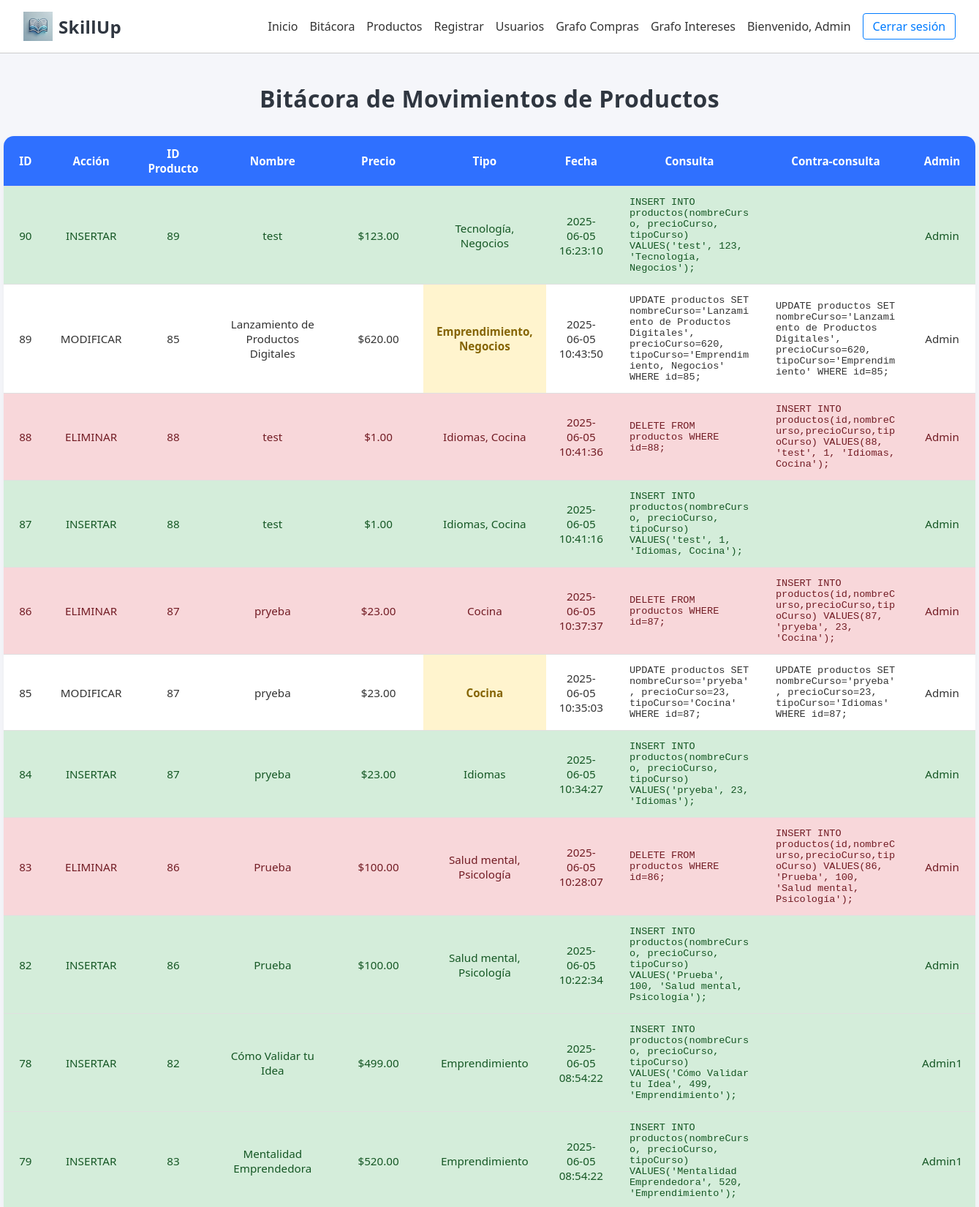
The page /ProductoManager/Admin/bitacora.php (signed in, upper part) on the database its author committed.
### tables this page shows
CREATE TABLE `bitacora_productos` (
  `id` int(11) NOT NULL AUTO_INCREMENT,
  `accion` varchar(20) DEFAULT NULL,
  `id_producto` int(11) DEFAULT NULL,
  `nombre` text DEFAULT NULL,
  `precio` decimal(10,2) DEFAULT NULL,
  `tipo` text DEFAULT NULL,
  `fecha` timestamp NULL DEFAULT current_timestamp(),
  `admin_id` int(11) NOT NULL,
  `nombre_antes` text DEFAULT NULL,
  `nombre_despues` text DEFAULT NULL,
  `precio_antes` decimal(10,2) DEFAULT NULL,
  `precio_despues` decimal(10,2) DEFAULT NULL,
  `tipo_antes` text DEFAULT NULL,
  `tipo_despues` text DEFAULT NULL,
  `consulta` text DEFAULT NULL,
  `contra_consulta` text DEFAULT NULL,
  PRIMARY KEY (`id`)
);

CREATE TABLE `usuarios` (
  `id` int(11) NOT NULL AUTO_INCREMENT,
  `correo` varchar(100) NOT NULL,
  `nombre` varchar(50) NOT NULL,
  `password` varchar(50) NOT NULL,
  `rol` enum('cliente','admin') NOT NULL DEFAULT 'cliente',
  `intereses` text DEFAULT NULL,
  PRIMARY KEY (`id`)
);

### ProductoManager/Admin/bitacora.php (the view, shortened to what this page needs)
<?php
include __DIR__.'/conexion.php';
$sql = "
SELECT
    b.*,
    u.nombre AS admin_nombre
FROM
    bitacora_productos b
LEFT JOIN
    usuarios u ON u.id = b.admin_id
ORDER BY
    b.fecha DESC
";
$resultado = mysqli_query($con, $sql)
    or die('Error al consultar la bitácora: '.mysqli_error($con));
?>
<!DOCTYPE html>
<html lang="es">
<head>
  <link rel="stylesheet" href="bitacora.css">
</head>
<body>
<?php include $_SERVER['DOCUMENT_ROOT'].'/Proyecto/includes/header.php'; ?>
<h1>Bitácora de Movimientos de Productos</h1>
<table>
  <thead>
    <tr>
      <th>ID</th>
      <th>Acción</th>
      <th>ID Producto</th>
      <th>Nombre</th>
      <th>Precio</th>
      <th>Tipo</th>
      <th>Fecha</th>
      <th>Consulta</th>
      <th>Contra-consulta</th>
      <th>Admin</th>
    </tr>
  </thead>
  <tbody>
  <?php while ($fila = mysqli_fetch_assoc($resultado)): ?>
    <?php
      $accion   = strtoupper(trim($fila['accion']));
      $rowClass = ($accion==='INSERTAR') ? 'insertar-row'
                : (($accion==='ELIMINAR')  ? 'eliminar-row' : '');
      $nombre = $precio = $tipo = '';
      $cNom = $cPre = $cTip = '';
      if ($accion==='MODIFICAR') {
          $cNom = ($fila['nombre_antes']  !== $fila['nombre_despues']) ? 'cambio' : '';
          $cPre = ((float)$fila['precio_antes'] != (float)$fila['precio_despues']) ? 'cambio' : '';
          $cTip = ($fila['tipo_antes']    !== $fila['tipo_despues'])   ? 'cambio' : '';
          $nombre = $fila['nombre_despues'];
          $precio = $fila['precio_despues'];
          $tipo   = $fila['tipo_despues'];
      } elseif ($accion==='INSERTAR') {
          $nombre = $fila['nombre_despues'];
          $precio = $fila['precio_despues'];
          $tipo   = $fila['tipo_despues'];
      } else {
          $nombre = $fila['nombre_antes'];
          $precio = $fila['precio_antes'];
          $tipo   = $fila['tipo_antes'];
      }
    ?>
    <tr class="<?= $rowClass ?>">
      <td><?= $fila['id'] ?></td>
      <td><?= $accion ?></td>
      <td><?= $fila['id_producto'] ?></td>
      <td class="<?= $cNom ?>"><?= htmlspecialchars($nombre) ?></td>
      <td class="<?= $cPre ?>">$<?= number_format($precio, 2) ?></td>
      <td class="<?= $cTip ?>"><?= htmlspecialchars($tipo) ?></td>
      <td><?= $fila['fecha'] ?></td>
      <td><pre class="bitacora-sql"><?= htmlspecialchars($fila['consulta']) ?></pre></td>
      <td><pre class="bitacora-sql"><?= htmlspecialchars($fila['contra_consulta']) ?></pre></td>
      <td><?= htmlspecialchars($fila['admin_nombre'] ?: '—') ?></td>
    </tr>
  <?php endwhile; ?>
  </tbody>
</table>
</body>
</html>

### ProductoManager/Admin/bitacora.css (style rules this page uses)
:root { --bg: #f5f6fa; --header-bg: #2f70ff; --header-tx: #ffffff; --border: #e0e0e0; --radius: 14px; --shadow: 0 4px 10px rgba(0,0,0,.05); --insert-row: #d4edda; --insert-tx: #155724; --delete-row: #f8d7da; --delete-tx: #721c24; --change-bg: #fff4ce; --change-tx: #856404; }
* { box-sizing: border-box; margin: 0; padding: 0; }
body { font-family: system-ui, -apple-system, "Segoe UI", Roboto, Helvetica, Arial, sans-serif; background: var(--bg); color: #333; }
h1 { text-align: center; margin: 40px 0 30px; color: #2f3640; letter-spacing: .4px; }
table { width: 92%; max-width: 1200px; margin: 0 auto 40px; border-collapse: collapse; background: #fff; border-radius: var(--radius); box-shadow: var(--shadow); overflow: hidden; }
thead th { background: var(--header-bg); color: var(--header-tx); font-weight: 600; padding: 14px 18px; text-align: center; }
th, td { padding: 14px 18px; text-align: center; border-bottom: 1px solid var(--border); font-size: .95rem; }
td:first-child { min-width: 60px; }
td:nth-child(2) { min-width: 100px; }
td:nth-child(8), td:nth-child(9) { max-width: 200px; }
td:nth-child(8),td:nth-child(9), td:nth-child(8) pre, td:nth-child(9) pre { text-align: left; font-family: monospace; font-size: .85rem; white-space: pre-wrap; word-wrap: break-word; }
.insertar-row td { background: var(--insert-row); color: var(--insert-tx); font-weight: 500; }
.eliminar-row td { background: var(--delete-row); color: var(--delete-tx); font-weight: 500; }
.cambio { background: var(--change-bg) !important; color: var(--change-tx) !important; font-weight: 700; }

### rows shown on the page
bitacora_productos: id "90", accion "INSERTAR", id_producto "89", nombre_despues "test", precio_despues "123.00", tipo_despues "Tecnología, Negocios", fecha "2025-06-05 16:23:10", consulta "INSERT INTO productos(nombreCurso, precioCurso, tipoCurso) VALUES('test', 123, 'Tecnología, Negocios');", usuarios.nombre "Admin"
bitacora_productos: id "89", accion "MODIFICAR", id_producto "85", nombre_despues "Lanzamiento de Productos Digitales", precio_despues "620.00", tipo_despues "Emprendimiento, Negocios", fecha "2025-06-05 10:43:50", consulta "UPDATE productos SET nombreCurso='Lanzamiento de Productos Digitales', precioCurso=620, tipoCurso='Emprendimiento, Negocios' WHERE id=85;", contra_consulta "UPDATE productos SET nombreCurso='Lanzamiento de Productos Digitales', precioCurso=620, tipoCurso='Emprendimiento' WHERE id=85;", usuarios.nombre "Admin"
bitacora_productos: id "88", accion "ELIMINAR", id_producto "88", nombre_antes "test", precio_antes "1.00", tipo_antes "Idiomas, Cocina", fecha "2025-06-05 10:41:36", consulta "DELETE FROM productos WHERE id=88;", contra_consulta "INSERT INTO productos(id,nombreCurso,precioCurso,tipoCurso) VALUES(88, 'test', 1, 'Idiomas, Cocina');", usuarios.nombre "Admin"
bitacora_productos: id "87", accion "INSERTAR", id_producto "88", nombre_despues "test", precio_despues "1.00", tipo_despues "Idiomas, Cocina", fecha "2025-06-05 10:41:16", consulta "INSERT INTO productos(nombreCurso, precioCurso, tipoCurso) VALUES('test', 1, 'Idiomas, Cocina');", usuarios.nombre "Admin"
bitacora_productos: id "86", accion "ELIMINAR", id_producto "87", nombre_antes "pryeba", precio_antes "23.00", tipo_antes "Cocina", fecha "2025-06-05 10:37:37", consulta "DELETE FROM productos WHERE id=87;", contra_consulta "INSERT INTO productos(id,nombreCurso,precioCurso,tipoCurso) VALUES(87, 'pryeba', 23, 'Cocina');", usuarios.nombre "Admin"
bitacora_productos: id "85", accion "MODIFICAR", id_producto "87", nombre_despues "pryeba", precio_despues "23.00", tipo_despues "Cocina", fecha "2025-06-05 10:35:03", consulta "UPDATE productos SET nombreCurso='pryeba', precioCurso=23, tipoCurso='Cocina' WHERE id=87;", contra_consulta "UPDATE productos SET nombreCurso='pryeba', precioCurso=23, tipoCurso='Idiomas' WHERE id=87;", usuarios.nombre "Admin"
bitacora_productos: id "84", accion "INSERTAR", id_producto "87", nombre_despues "pryeba", precio_despues "23.00", tipo_despues "Idiomas", fecha "2025-06-05 10:34:27", consulta "INSERT INTO productos(nombreCurso, precioCurso, tipoCurso) VALUES('pryeba', 23, 'Idiomas');", usuarios.nombre "Admin"
bitacora_productos: id "83", accion "ELIMINAR", id_producto "86", nombre_antes "Prueba", precio_antes "100.00", tipo_antes "Salud mental, Psicología", fecha "2025-06-05 10:28:07", consulta "DELETE FROM productos WHERE id=86;", contra_consulta "INSERT INTO productos(id,nombreCurso,precioCurso,tipoCurso) VALUES(86, 'Prueba', 100, 'Salud mental, Psicología');", usuarios.nombre "Admin"
bitacora_productos: id "82", accion "INSERTAR", id_producto "86", nombre_despues "Prueba", precio_despues "100.00", tipo_despues "Salud mental, Psicología", fecha "2025-06-05 10:22:34", consulta "INSERT INTO productos(nombreCurso, precioCurso, tipoCurso) VALUES('Prueba', 100, 'Salud mental, Psicología');", usuarios.nombre "Admin"
bitacora_productos: id "78", accion "INSERTAR", id_producto "82", nombre_despues "Cómo Validar tu Idea", precio_despues "499.00", tipo_despues "Emprendimiento", fecha "2025-06-05 08:54:22", consulta "INSERT INTO productos(nombreCurso, precioCurso, tipoCurso) VALUES('Cómo Validar tu Idea', 499, 'Emprendimiento');", usuarios.nombre "Admin1"
bitacora_productos: id "79", accion "INSERTAR", id_producto "83", nombre_despues "Mentalidad Emprendedora", precio_despues "520.00", tipo_despues "Emprendimiento", fecha "2025-06-05 08:54:22", consulta "INSERT INTO productos(nombreCurso, precioCurso, tipoCurso) VALUES('Mentalidad Emprendedora', 520, 'Emprendimiento');", usuarios.nombre "Admin1"

### other values the page prints
$_SESSION['user'] "Admin"
